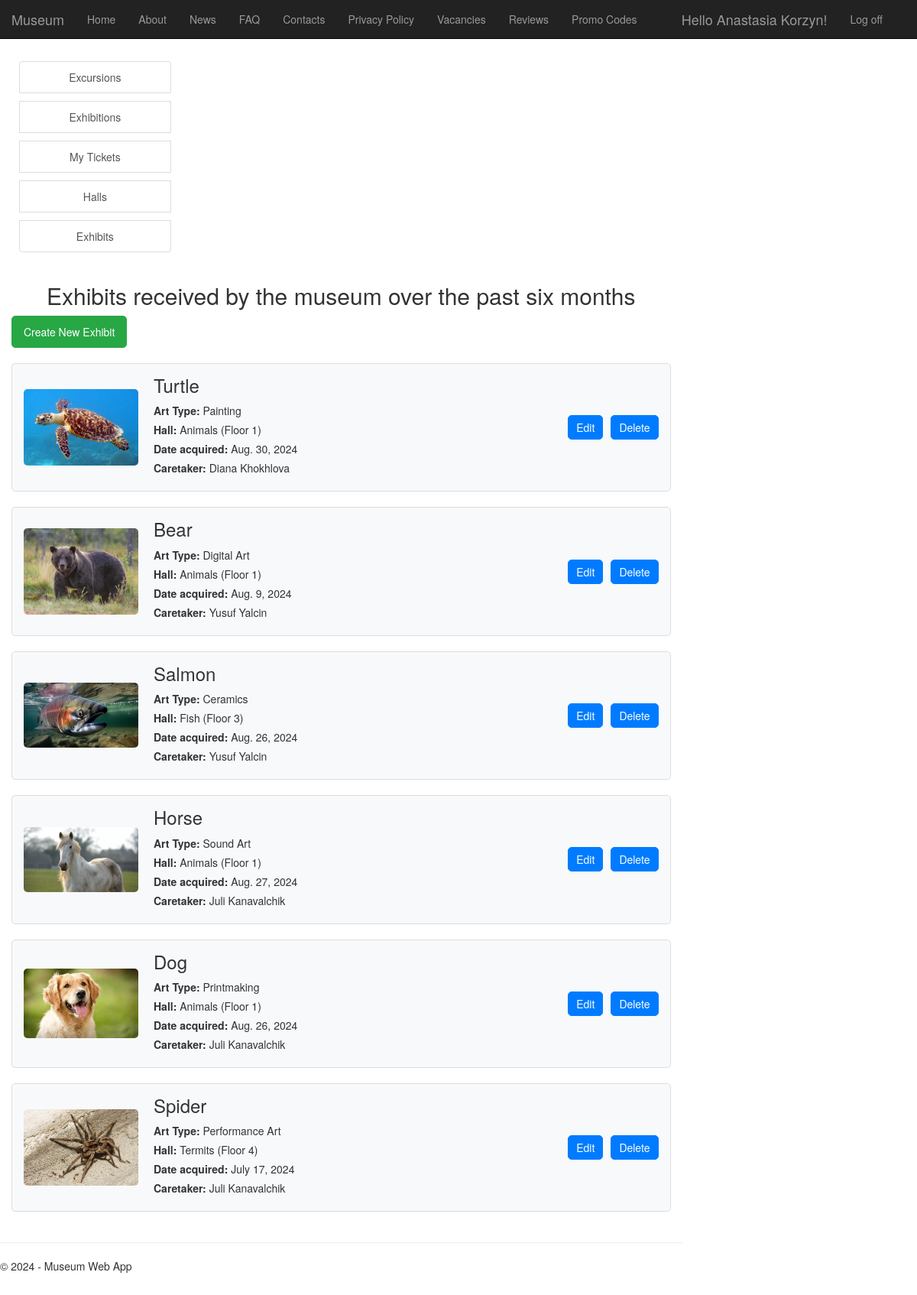
Page /newest_exhibits/ (signed in) on the committed database.
### app/models.py (models this page shows, shortened)
class Exhibit(models.Model):
    name = models.CharField(max_length=200)
    art_type = models.ForeignKey(ArtType, on_delete=models.CASCADE)
    date_acquired = models.DateField()
    hall = models.ForeignKey(Hall, on_delete=models.CASCADE)
    caretaker = models.ForeignKey(Employee, on_delete=models.SET_NULL, null=True, blank=True)
    image = models.ImageField(upload_to='articles/', blank=True, null=True)

class ArtType(models.Model):
    name = models.CharField(max_length=100)
    def __str__(self):
        return self.name

class Hall(models.Model):
    number = models.IntegerField(unique=True)
    name = models.CharField(max_length=100)
    floor = models.IntegerField()
    area = models.DecimalField(max_digits=10, decimal_places=2)
    def __str__(self):
        return f"{self.name} (Floor {self.floor})"

class Employee(models.Model):
    user = models.OneToOneField(User, on_delete=models.CASCADE)
    first_name = models.CharField(max_length=100, default='')
    last_name = models.CharField(max_length=100, default='')
    phone = models.CharField(max_length=15)
    position = models.ForeignKey(Position, on_delete=models.CASCADE)
    hall = models.ForeignKey(Hall, on_delete=models.CASCADE, null=True, blank=True)
    photo = models.ImageField(upload_to='contact/', blank=True, null=True)
    email = models.EmailField(null=True, blank=True)
    def __str__(self):
        return self.first_name + ' ' + self.last_name

### app/views.py (the view)
# urls.py: re_path(r'^newest_exhibits/$', views.newest_exhibits, name='newest_exhibits'),
def newest_exhibits(request):
    now = timezone.now()
    six_months_ago = now - timedelta(days=6*30)
    exhibits = Exhibit.objects.filter(date_acquired__range=[six_months_ago, now])
    return render(request, 'app/newest_exhibits.html', {
        'title': 'Exhibits received by the museum over the past six months',
        'exhibits': exhibits,
        'year':datetime.now().year,
    })

### app/templates/app/newest_exhibits.html (shortened to what this page needs)
{% extends "app/layout.html" %}
{% block content %}
{% load static %}
<div class="container">
    <h2 class="text-center mt-4">Exhibits received by the museum over the past six months</h2>
    <a href="{% url 'create_new_exhibit' %}" class="add-hall-btn">Create New Exhibit</a>
    <div class="hall-list">
        {% for exhibit in exhibits %}
        <div class="hall-item">
            {% if exhibit.image %}
            <img src="{{ exhibit.image.url }}" alt="{{ exhibit.name }}">
            {% else %}
            <img src="{% static 'images/default_exhibit.jpg' %}" alt="{{ exhibit.name }}">
            {% endif %}
            <div class="hall-info">
                <h3>{{ exhibit.name }}</h3>
                <p><strong>Art Type:</strong> {{ exhibit.art_type }}</p>
                <p><strong>Hall:</strong> {{ exhibit.hall }}</p>
                <p><strong>Date acquired:</strong> {{ exhibit.date_acquired }}</p>
                <p><strong>Caretaker:</strong> {{ exhibit.caretaker }} </p>
            </div>
            <div class="hall-actions">
                <a href="{% url 'edit_exhibit' exhibit.id %}">Edit</a>
                <a href="{% url 'delete_exhibit' exhibit.id %}" onclick="return confirm('Are you sure you want to delete this exhibit?');">Delete</a>
            </div>
        </div>
        {% endfor %}
    </div>
</div>
{% endblock %}

### app/templates/app/loginpartial.html (shortened to what this page needs)
{% if user.is_authenticated %}
<form id="logoutForm" action="/logout/" method="post" class="navbar-right">
    <ul class="nav navbar-nav navbar-right">
        <li><a href="{% url 'profile' user.id %}" class="navbar-brand">Hello {{ user.username }}!</a></li>
        <li><a href="javascript:document.getElementById('logoutForm').submit()">Log off</a></li>
    </ul>
</form>
{% else %}
<ul class="nav navbar-nav navbar-right">
    <li><a href="{% url 'login' %}">Log in</a></li>
</ul>
{% endif %}

### app/static/app/content/site.css (style rules this page uses)
body { padding-top: 50px; padding-bottom: 20px; }
.navbar-brand { padding-left: 0; margin-left: 0; }
.navbar-right { white-space: nowrap; }

### app/templates/app/newest_exhibits.html (style rules this page uses)
.hall-item { margin-bottom: 20px; padding: 15px; border: 1px solid #ddd; border-radius: 5px; background-color: #f8f9fa; display: flex; justify-content: space-between; align-items: center; }
.hall-item img { max-width: 150px; border-radius: 5px; margin-right: 20px; object-fit: cover; }
.hall-item h3 { margin: 0 0 10px; font-size: 24px; }
.hall-item p { margin: 5px 0; }
.hall-item a { text-decoration: none; color: #007bff; }
.hall-info { flex-grow: 1; }
.hall-actions { display: flex; gap: 10px; }
.hall-actions a { text-decoration: none; padding: 5px 10px; border: 1px solid #007bff; border-radius: 5px; color: #fff; background-color: #007bff; }
.add-hall-btn { margin-bottom: 20px; padding: 10px 15px; border: 1px solid #28a745; border-radius: 5px; background-color: #28a745; color: #fff; text-decoration: none; display: inline-block; }

### rows in the picture
Exhibit: image (picture), name "Turtle", art_type "Painting", hall "Animals (Floor 1)", date_acquired "Aug. 30, 2024", caretaker "Diana Khokhlova"
Exhibit: image (picture), name "Bear", art_type "Digital Art", hall "Animals (Floor 1)", date_acquired "Aug. 9, 2024", caretaker "Yusuf Yalcin"
Exhibit: image (picture), name "Salmon", art_type "Ceramics", hall "Fish (Floor 3)", date_acquired "Aug. 26, 2024", caretaker "Yusuf Yalcin"
Exhibit: image (picture), name "Horse", art_type "Sound Art", hall "Animals (Floor 1)", date_acquired "Aug. 27, 2024", caretaker "Juli Kanavalchik"
Exhibit: image (picture), name "Dog", art_type "Printmaking", hall "Animals (Floor 1)", date_acquired "Aug. 26, 2024", caretaker "Juli Kanavalchik"
Exhibit: image (picture), name "Spider", art_type "Performance Art", hall "Termits (Floor 4)", date_acquired "July 17, 2024", caretaker "Juli Kanavalchik"

### other values in the picture
{{ user.username }} "Anastasia Korzyn"
